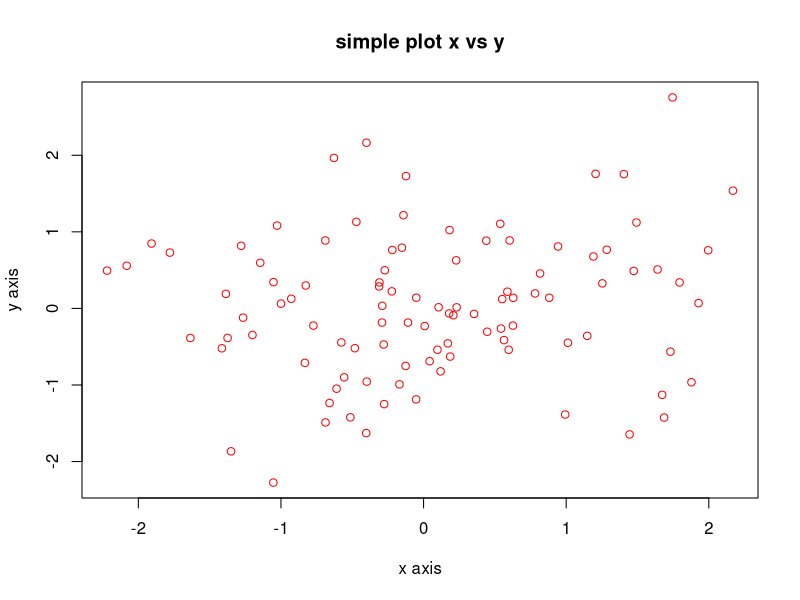

Write the R code that produced this figure.
#Variables and Data types 

#variable - something to store data in 
a = 1 
b = 2 
c = a + b 
print(c)

#data types:
#numbers 
#integer 
int1 = 1L
typeof(int1)

#double
doub1 = 1.3
typeof(doub1)

doub2 = 1 
typeof(doub2)

#complex numbers 
comp = 1 + 2i 
typeof(comp)

#Boolean - logical 
t = T
typeof(t)

f = FALSE
typeof(f)

#character - strings 
str = 'c'
str2 = "Hello"

typeof(str)
typeof(str2)

#-----------------------------

#some basic operations 
#division 
n1 = 4
n2 = 3 
div1 = n1 / n2 
div1 

#using functions, passing vars as arguments 
sq = sqrt(n1)
sq 

#character operations 
greetings = "Hello, "
name = "Yekta"
message = paste(greetings, name)
message

#logical operations 
n1 < n2 #4 < 3 - F
n2 < n1 #3 < 4 - T
n1 == n2 # 4 == 3 - F

# equal ==
# < , > 
# <= , >= 
# not equal != 

p = T
q = F 
# or | 
p_or_q = p | q 
p_or_q 

# and & 
p_and_q = p & q 
p_and_q

# not ! 
notP = !p 
notP 

# isTRUE(x)
isPTrue = isTRUE(p)
isPTrue

#Function,While, For, IF
#while is necessary for apply 

count <- 1 
counterFunc <- function(upTo){
  while(count < upTo){
    print(count)
    count <- count + 1 
  }
  return("Done.")
}

counterFunc(11)

#for loop and "vectors" (just intro)
#since for loop uses "how many times" you need to go through a sequence of numbers 
#the command for that is:
sequence_nums = seq(1,10) 
#or you can do:
evenly_spaced = seq(0, 1, length=10) 

#the short hand for this is: 
vec = 1:10 
vec

for(i in 1:5){
  print(paste("Number: ",i))
}

#check where number falls 

#generate random number
rnum = rnorm(1) #default is standard
rnum 

#remove your result 
rm(res)

checkPlace <- function(n){
  if(n > 1){
    result <- "Value greater than 1"
  } else if(n > -1){
    result <- "Value between -1 and 1"
  } else {
    result <- "Value less than -1"
  }
  
  return(result)
}

res = checkPlace(rnum)
res

#a look ahead 
#vectors

members = c("Jiu","Sua","Siyeon","Handong","Yoohyeon","Dami","Gahyeon")
unnie_line = c("Jiu","Sua","Siyeon")
ages = c(28,28,27,26,25,25,23)

introduceMyFaves <- function(names,age){
  for(i in 1:length(names)){
    print(paste(names[i],"is ",age[i]," years old."))
  }
}

introduceMyFaves(members,ages)
introduceMyFaves(unnie_line,ages)

#some functions on vectors 
is.numeric(members)
is.character(members)
is.integer(ages)
is.double(ages)

#very basic plotting 
#we usually work with ggplot, but that involves installing packages that we'll cover next week. It's nothing scary. 
#let's just work with a simple plot 
x = rnorm(100)
y = rnorm(100)
#save the file to jpeg 
jpeg("NewPlot.jpeg")
plot(x, y, xlab = "x axis", ylab = "y axis", main = "simple plot x vs y", col = "red")
dev.off() #we're done 


